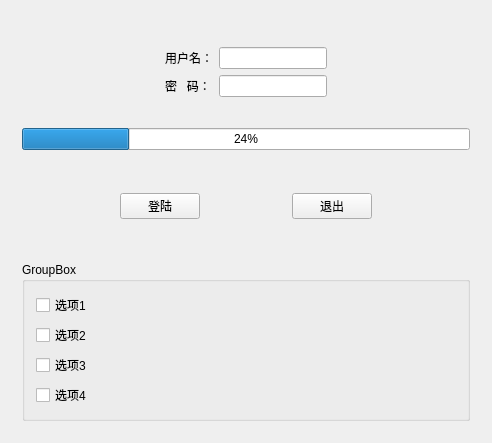
<?xml version="1.0" encoding="UTF-8"?>
<ui version="4.0">
 <class>QtDialogClass</class>
 <widget class="QMainWindow" name="QtDialogClass">
  <property name="geometry">
   <rect>
    <x>0</x>
    <y>0</y>
    <width>492</width>
    <height>443</height>
   </rect>
  </property>
  <property name="windowTitle">
   <string>QtDialog</string>
  </property>
  <widget class="QWidget" name="centralWidget">
   <layout class="QHBoxLayout" name="horizontalLayout_4">
    <item>
     <widget class="QWidget" name="widget_4" native="true">
      <layout class="QVBoxLayout" name="verticalLayout">
       <item>
        <widget class="QWidget" name="widget_2" native="true">
         <layout class="QHBoxLayout" name="horizontalLayout_2">
          <item>
           <spacer name="horizontalSpacer_5">
            <property name="orientation">
             <enum>Qt::Orientation::Horizontal</enum>
            </property>
            <property name="sizeHint" stdset="0">
             <size>
              <width>40</width>
              <height>20</height>
             </size>
            </property>
           </spacer>
          </item>
          <item>
           <widget class="QWidget" name="widget" native="true">
            <property name="sizePolicy">
             <sizepolicy hsizetype="Preferred" vsizetype="Fixed">
              <horstretch>0</horstretch>
              <verstretch>0</verstretch>
             </sizepolicy>
            </property>
            <layout class="QFormLayout" name="formLayout">
             <item row="0" column="0">
              <widget class="QLabel" name="label">
               <property name="text">
                <string>用户名：</string>
               </property>
              </widget>
             </item>
             <item row="0" column="1">
              <widget class="QLineEdit" name="lineEdit_2"/>
             </item>
             <item row="2" column="0">
              <widget class="QLabel" name="label_2">
               <property name="text">
                <string>密   码：</string>
               </property>
              </widget>
             </item>
             <item row="2" column="1">
              <widget class="QLineEdit" name="lineEdit">
               <property name="echoMode">
                <enum>QLineEdit::EchoMode::Password</enum>
               </property>
              </widget>
             </item>
            </layout>
           </widget>
          </item>
          <item>
           <spacer name="horizontalSpacer_4">
            <property name="orientation">
             <enum>Qt::Orientation::Horizontal</enum>
            </property>
            <property name="sizeHint" stdset="0">
             <size>
              <width>40</width>
              <height>20</height>
             </size>
            </property>
           </spacer>
          </item>
         </layout>
        </widget>
       </item>
       <item>
        <widget class="QProgressBar" name="progressBar">
         <property name="value">
          <number>24</number>
         </property>
        </widget>
       </item>
       <item>
        <widget class="QWidget" name="widget_3" native="true">
         <layout class="QHBoxLayout" name="horizontalLayout_3">
          <item>
           <spacer name="horizontalSpacer">
            <property name="orientation">
             <enum>Qt::Orientation::Horizontal</enum>
            </property>
            <property name="sizeHint" stdset="0">
             <size>
              <width>40</width>
              <height>20</height>
             </size>
            </property>
           </spacer>
          </item>
          <item>
           <widget class="QPushButton" name="pushButton">
            <property name="text">
             <string>登陆</string>
            </property>
           </widget>
          </item>
          <item>
           <spacer name="horizontalSpacer_3">
            <property name="orientation">
             <enum>Qt::Orientation::Horizontal</enum>
            </property>
            <property name="sizeHint" stdset="0">
             <size>
              <width>40</width>
              <height>20</height>
             </size>
            </property>
           </spacer>
          </item>
          <item>
           <widget class="QPushButton" name="pushButton_2">
            <property name="text">
             <string>退出</string>
            </property>
           </widget>
          </item>
          <item>
           <spacer name="horizontalSpacer_2">
            <property name="orientation">
             <enum>Qt::Orientation::Horizontal</enum>
            </property>
            <property name="sizeHint" stdset="0">
             <size>
              <width>40</width>
              <height>20</height>
             </size>
            </property>
           </spacer>
          </item>
         </layout>
        </widget>
       </item>
       <item>
        <widget class="QGroupBox" name="groupBox">
         <property name="title">
          <string>GroupBox</string>
         </property>
         <layout class="QVBoxLayout" name="verticalLayout_2">
          <item>
           <widget class="QCheckBox" name="checkBox">
            <property name="text">
             <string>选项1</string>
            </property>
           </widget>
          </item>
          <item>
           <widget class="QCheckBox" name="checkBox_2">
            <property name="text">
             <string>选项2</string>
            </property>
           </widget>
          </item>
          <item>
           <widget class="QCheckBox" name="checkBox_3">
            <property name="text">
             <string>选项3</string>
            </property>
           </widget>
          </item>
          <item>
           <widget class="QCheckBox" name="checkBox_4">
            <property name="text">
             <string>选项4</string>
            </property>
           </widget>
          </item>
         </layout>
        </widget>
       </item>
      </layout>
     </widget>
    </item>
   </layout>
  </widget>
 </widget>
 <layoutdefault spacing="6" margin="11"/>
 <resources>
  <include location="QtDialog.qrc"/>
 </resources>
 <connections/>
</ui>
